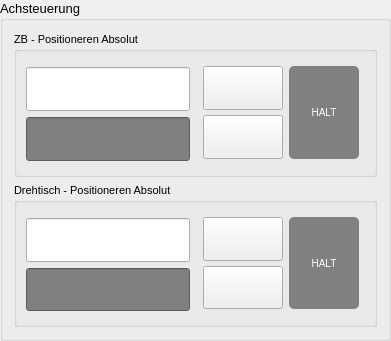
   <widget class="QGroupBox" name="groupBox_4">
    <property name="geometry">
     <rect>
      <x>590</x>
      <y>300</y>
      <width>391</width>
      <height>341</height>
     </rect>
    </property>
    <property name="font">
     <font>
      <pointsize>10</pointsize>
     </font>
    </property>
    <property name="title">
     <string>Achsteuerung</string>
    </property>
    <layout class="QGridLayout" name="gridLayout_5">
     <item row="1" column="0">
      <widget class="QGroupBox" name="groupBox">
       <property name="font">
        <font>
         <pointsize>8</pointsize>
        </font>
       </property>
       <property name="title">
        <string>ZB - Positioneren Absolut</string>
       </property>
       <layout class="QGridLayout" name="gridLayout_4">
        <property name="topMargin">
         <number>9</number>
        </property>
        <property name="bottomMargin">
         <number>13</number>
        </property>
        <item row="1" column="0">
         <layout class="QVBoxLayout" name="verticalLayout_3">
          <property name="topMargin">
           <number>7</number>
          </property>
          <item>
           <widget class="QLineEdit" name="ZB_nEinPos">
            <property name="sizePolicy">
             <sizepolicy hsizetype="Preferred" vsizetype="Preferred">
              <horstretch>0</horstretch>
              <verstretch>0</verstretch>
             </sizepolicy>
            </property>
            <property name="font">
             <font>
              <pointsize>11</pointsize>
             </font>
            </property>
            <property name="layoutDirection">
             <enum>Qt::LeftToRight</enum>
            </property>
            <property name="alignment">
             <set>Qt::AlignCenter</set>
            </property>
            <property name="readOnly">
             <bool>false</bool>
            </property>
            <property name="clearButtonEnabled">
             <bool>false</bool>
            </property>
           </widget>
          </item>
          <item>
           <widget class="QLineEdit" name="ZB_nActPos">
            <property name="sizePolicy">
             <sizepolicy hsizetype="Preferred" vsizetype="Preferred">
              <horstretch>0</horstretch>
              <verstretch>0</verstretch>
             </sizepolicy>
            </property>
            <property name="font">
             <font>
              <pointsize>11</pointsize>
             </font>
            </property>
            <property name="toolTip">
             <string>&lt;html&gt;&lt;head/&gt;&lt;body&gt;&lt;p align=&quot;center&quot;&gt;&lt;br/&gt;&lt;/p&gt;&lt;/body&gt;&lt;/html&gt;</string>
            </property>
            <property name="whatsThis">
             <string>&lt;html&gt;&lt;head/&gt;&lt;body&gt;&lt;p align=&quot;center&quot;&gt;&lt;br/&gt;&lt;/p&gt;&lt;/body&gt;&lt;/html&gt;</string>
            </property>
            <property name="layoutDirection">
             <enum>Qt::LeftToRight</enum>
            </property>
            <property name="styleSheet">
             <string notr="true">QLineEdit#ZB_nActPos {
    background-color: grey;
	color: black;
}</string>
            </property>
            <property name="alignment">
             <set>Qt::AlignCenter</set>
            </property>
            <property name="readOnly">
             <bool>true</bool>
            </property>
            <property name="clearButtonEnabled">
             <bool>false</bool>
            </property>
           </widget>
          </item>
         </layout>
        </item>
        <item row="1" column="1">
         <layout class="QHBoxLayout" name="horizontalLayout_2">
          <property name="spacing">
           <number>6</number>
          </property>
          <property name="topMargin">
           <number>6</number>
          </property>
          <property name="rightMargin">
           <number>6</number>
          </property>
          <property name="bottomMargin">
           <number>2</number>
          </property>
          <item>
           <layout class="QVBoxLayout" name="verticalLayout_4">
            <property name="spacing">
             <number>5</number>
            </property>
            <property name="leftMargin">
             <number>7</number>
            </property>
            <item>
             <widget class="QPushButton" name="Z_upButton">
              <property name="sizePolicy">
               <sizepolicy hsizetype="Fixed" vsizetype="Minimum">
                <horstretch>0</horstretch>
                <verstretch>0</verstretch>
               </sizepolicy>
              </property>
              <property name="minimumSize">
               <size>
                <width>80</width>
                <height>0</height>
               </size>
              </property>
              <property name="text">
               <string/>
              </property>
              <property name="icon">
               <iconset>
                <normaloff>gui_graphics/up.svg</normaloff>gui_graphics/up.svg</iconset>
              </property>
              <property name="iconSize">
               <size>
                <width>25</width>
                <height>25</height>
               </size>
              </property>
             </widget>
            </item>
            <item>
             <widget class="QPushButton" name="Z_downButton">
              <property name="sizePolicy">
               <sizepolicy hsizetype="Fixed" vsizetype="Minimum">
                <horstretch>0</horstretch>
                <verstretch>0</verstretch>
               </sizepolicy>
              </property>
              <property name="minimumSize">
               <size>
                <width>80</width>
                <height>0</height>
               </size>
              </property>
              <property name="text">
               <string/>
              </property>
              <property name="icon">
               <iconset>
                <normaloff>gui_graphics/down.svg</normaloff>gui_graphics/down.svg</iconset>
              </property>
              <property name="iconSize">
               <size>
                <width>25</width>
                <height>25</height>
               </size>
              </property>
             </widget>
            </item>
           </layout>
          </item>
          <item>
           <widget class="QPushButton" name="Z_Stop">
            <property name="sizePolicy">
             <sizepolicy hsizetype="Fixed" vsizetype="Preferred">
              <horstretch>0</horstretch>
              <verstretch>0</verstretch>
             </sizepolicy>
            </property>
            <property name="minimumSize">
             <size>
              <width>70</width>
              <height>0</height>
             </size>
            </property>
            <property name="styleSheet">
             <string notr="true">QPushButton {
    background-color: #808080; /* set the background color to grey */
    color: #fff;
    font-size: 10px;
    padding: 8px 16px;
    border-radius: 5px;
}

QPushButton:hover {
    background-color: #ff0000; /* set the background color to red on hover */
    /* add other styles for hover effect */
}</string>
            </property>
            <property name="text">
             <string>HALT</string>
            </property>
           </widget>
          </item>
         </layout>
        </item>
       </layout>
      </widget>
     </item>
     <item row="2" column="0">
      <widget class="QGroupBox" name="groupBox_6">
       <property name="font">
        <font>
         <pointsize>8</pointsize>
        </font>
       </property>
       <property name="title">
        <string>Drehtisch - Positioneren Absolut</string>
       </property>
       <layout class="QGridLayout" name="gridLayout_9">
        <property name="topMargin">
         <number>9</number>
        </property>
        <property name="bottomMargin">
         <number>13</number>
        </property>
        <item row="0" column="0">
         <layout class="QVBoxLayout" name="verticalLayout_2">
          <property name="topMargin">
           <number>7</number>
          </property>
          <item>
           <widget class="QLineEdit" name="R_nEinPos">
            <property name="sizePolicy">
             <sizepolicy hsizetype="Preferred" vsizetype="Preferred">
              <horstretch>0</horstretch>
              <verstretch>0</verstretch>
             </sizepolicy>
            </property>
            <property name="font">
             <font>
              <pointsize>11</pointsize>
             </font>
            </property>
            <property name="layoutDirection">
             <enum>Qt::LeftToRight</enum>
            </property>
            <property name="alignment">
             <set>Qt::AlignCenter</set>
            </property>
            <property name="readOnly">
             <bool>false</bool>
            </property>
            <property name="clearButtonEnabled">
             <bool>false</bool>
            </property>
           </widget>
          </item>
          <item>
           <widget class="QLineEdit" name="R_nActPos">
            <property name="sizePolicy">
             <sizepolicy hsizetype="Preferred" vsizetype="Preferred">
              <horstretch>0</horstretch>
              <verstretch>0</verstretch>
             </sizepolicy>
            </property>
            <property name="font">
             <font>
              <pointsize>11</pointsize>
             </font>
            </property>
            <property name="toolTip">
             <string>&lt;html&gt;&lt;head/&gt;&lt;body&gt;&lt;p align=&quot;center&quot;&gt;&lt;br/&gt;&lt;/p&gt;&lt;/body&gt;&lt;/html&gt;</string>
            </property>
            <property name="whatsThis">
             <string>&lt;html&gt;&lt;head/&gt;&lt;body&gt;&lt;p align=&quot;center&quot;&gt;&lt;br/&gt;&lt;/p&gt;&lt;/body&gt;&lt;/html&gt;</string>
            </property>
            <property name="layoutDirection">
             <enum>Qt::LeftToRight</enum>
            </property>
            <property name="styleSheet">
             <string notr="true">QLineEdit#R_nActPos {
    background-color: grey;
	color: black;
}</string>
            </property>
            <property name="alignment">
             <set>Qt::AlignCenter</set>
            </property>
            <property name="readOnly">
             <bool>true</bool>
            </property>
            <property name="clearButtonEnabled">
             <bool>false</bool>
            </property>
           </widget>
          </item>
         </layout>
        </item>
        <item row="0" column="1">
         <layout class="QHBoxLayout" name="horizontalLayout_4">
          <property name="spacing">
           <number>6</number>
          </property>
          <property name="topMargin">
           <number>6</number>
          </property>
          <property name="rightMargin">
           <number>6</number>
          </property>
          <property name="bottomMargin">
           <number>2</number>
          </property>
          <item>
           <layout class="QVBoxLayout" name="verticalLayout_6">
            <property name="spacing">
             <number>5</number>
            </property>
            <property name="leftMargin">
             <number>7</number>
            </property>
            <item>
             <widget class="QPushButton" name="R_cButton">
              <property name="sizePolicy">
               <sizepolicy hsizetype="Fixed" vsizetype="Preferred">
                <horstretch>0</horstretch>
                <verstretch>0</verstretch>
               </sizepolicy>
              </property>
              <property name="minimumSize">
               <size>
                <width>80</width>
                <height>0</height>
               </size>
              </property>
              <property name="font">
               <font>
                <family>Segoe MDL2 Assets</family>
               </font>
              </property>
              <property name="icon">
               <iconset>
                <normaloff>gui_graphics/clockwise.svg</normaloff>gui_graphics/clockwise.svg</iconset>
              </property>
              <property name="iconSize">
               <size>
                <width>25</width>
                <height>25</height>
               </size>
              </property>
              <property name="default">
               <bool>false</bool>
              </property>
             </widget>
            </item>
            <item>
             <widget class="QPushButton" name="R_aButton">
              <property name="sizePolicy">
               <sizepolicy hsizetype="Fixed" vsizetype="Preferred">
                <horstretch>0</horstretch>
                <verstretch>0</verstretch>
               </sizepolicy>
              </property>
              <property name="minimumSize">
               <size>
                <width>80</width>
                <height>0</height>
               </size>
              </property>
              <property name="text">
               <string/>
              </property>
              <property name="icon">
               <iconset>
                <normaloff>gui_graphics/anticlockwise.svg</normaloff>gui_graphics/anticlockwise.svg</iconset>
              </property>
              <property name="iconSize">
               <size>
                <width>25</width>
                <height>25</height>
               </size>
              </property>
              <property name="checkable">
               <bool>false</bool>
              </property>
              <property name="checked">
               <bool>false</bool>
              </property>
              <property name="autoRepeat">
               <bool>false</bool>
              </property>
              <property name="autoExclusive">
               <bool>false</bool>
              </property>
             </widget>
            </item>
           </layout>
          </item>
          <item>
           <widget class="QPushButton" name="R_Stop">
            <property name="sizePolicy">
             <sizepolicy hsizetype="Fixed" vsizetype="Preferred">
              <horstretch>0</horstretch>
              <verstretch>0</verstretch>
             </sizepolicy>
            </property>
            <property name="minimumSize">
             <size>
              <width>70</width>
              <height>0</height>
             </size>
            </property>
            <property name="styleSheet">
             <string notr="true">QPushButton {
    background-color: #808080; /* set the background color to grey */
    color: #fff;
    font-size: 10px;
    padding: 8px 16px;
    border-radius: 5px;
}

QPushButton:hover {
    background-color: #ff0000; /* set the background color to red on hover */
    /* add other styles for hover effect */
}</string>
            </property>
            <property name="text">
             <string>HALT</string>
            </property>
           </widget>
          </item>
         </layout>
        </item>
       </layout>
      </widget>
     </item>
    </layout>
   </widget>
